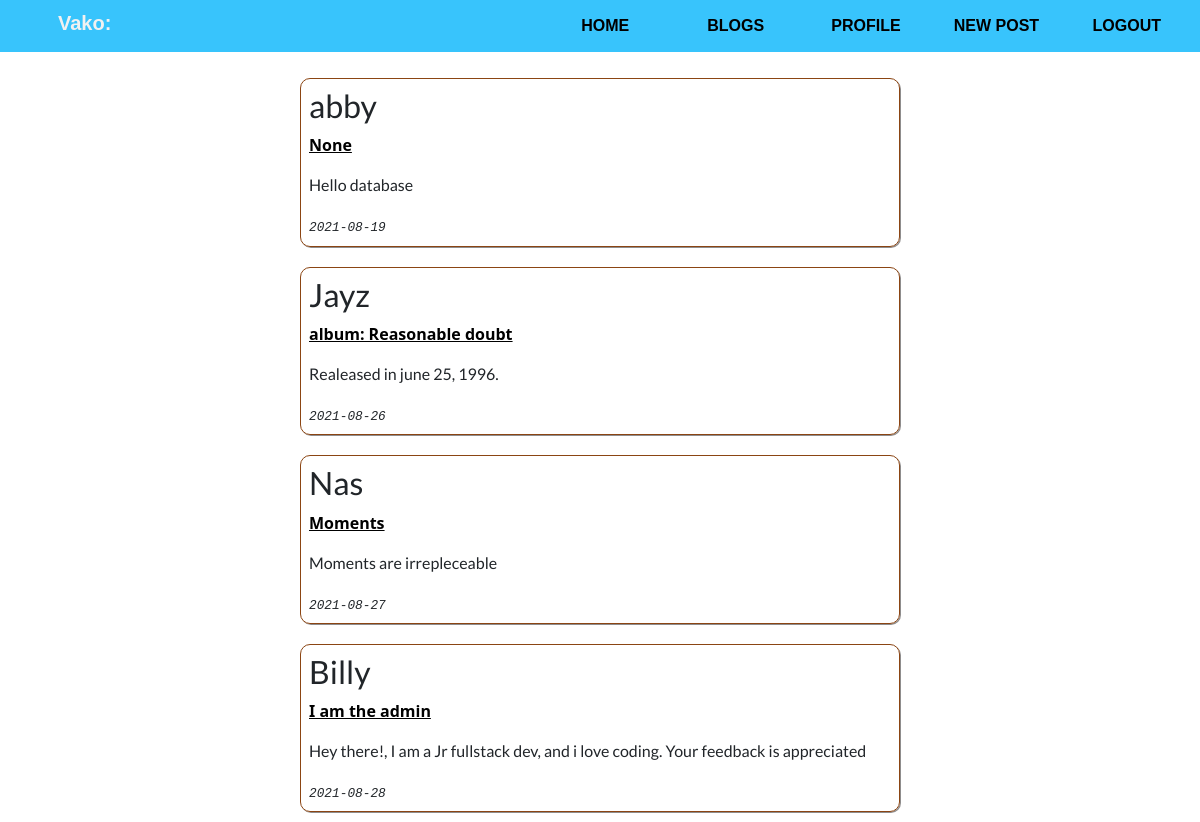
The page /view_post (signed in) on the database as committed earlier.
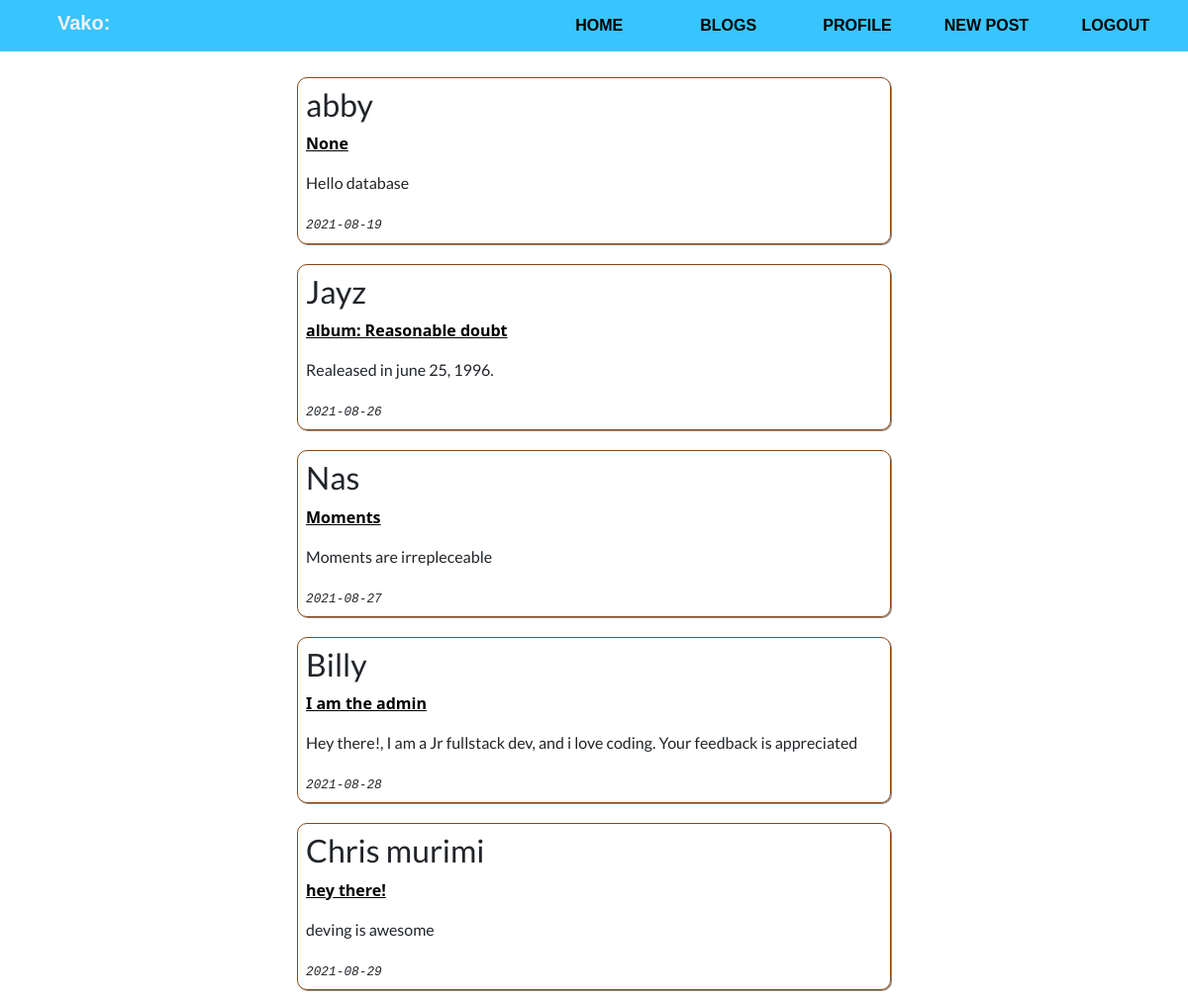
The same page on the database as committed later.
### app/models.py (models this page shows, shortened)
class Post(db.Model):
    id = db.Column(db.Integer, primary_key=True)
    title = db.Column(db.String(20))
    body = db.Column(db.String(200))
    timestamp = db.Column(db.DateTime, index=True, default=datetime.utcnow)
    user_id = db.Column(db.Integer, db.ForeignKey('user.id'))

class User(UserMixin, db.Model):
    id = db.Column(db.Integer, primary_key=True)
    username = db.Column(db.String(64), index=True, unique=True)
    email = db.Column(db.String(120), index=True, unique=True)
    image_file = db.Column(db.String(20), nullable=True, default='default.jpg')
    password_hash = db.Column(db.String(128))
    posts = db.relationship('Post', backref='author', lazy='dynamic')
    about_me = db.Column(db.String(160))
    last_seen = db.Column(db.DateTime, default=datetime.utcnow)

### app/routes.py (the view)
@app.route('/view_post', methods=['GET'])
@login_required
def view_post():
	posts = Post.query.all()
	return render_template('site_posts.html', title='View Posts', posts=posts)

### app/models.py (called while the page is built)
@login.user_loader
def load_user(id):
    return User.query.get(int(id))

### app/routes.py (called while the page is built)
@app.before_request
def before_request():
  if current_user.is_authenticated:
    current_user.last_seen = datetime.utcnow()
    db.session.commit()

### app/templates/site_posts.html
{% extends 'base.html' %}
{% block content %}
<div id="flex-container">
    {% for post in posts %}
        <div id="flex-item">
            <h4 class="post-author">{{ post.author.username }}</h4>
            <p class="post-title"><a href="{{ url_for('post', post_id=post.id)}}">{{ post.title }}</a></p>
            <p class="post-body">{{ post.body }}</p>
            <em> {{ post.timestamp.strftime('%Y-%m-%d') }}</em>
        </div>
    {% endfor %}
</div>
{% endblock %}

Rows that differ between the two databases and show on the page:
added Post: author.username "Chris murimi", title "hey there!", body "deving is awesome", timestamp "2021-08-29"
